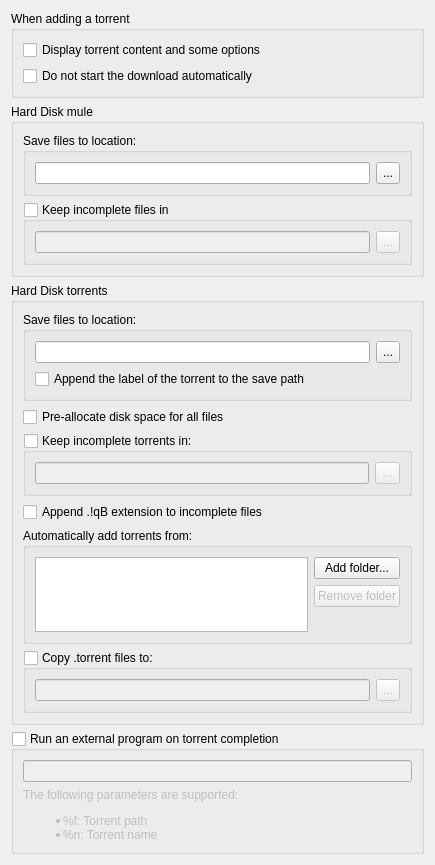
          <widget class="QWidget" name="scrollAreaWidgetContents_2">
           <property name="geometry">
            <rect>
             <x>0</x>
             <y>0</y>
             <width>435</width>
             <height>851</height>
            </rect>
           </property>
           <layout class="QVBoxLayout" name="verticalLayout">
            <item>
             <widget class="QGroupBox" name="torrentAdditionBox">
              <property name="sizePolicy">
               <sizepolicy hsizetype="Expanding" vsizetype="Preferred">
                <horstretch>0</horstretch>
                <verstretch>0</verstretch>
               </sizepolicy>
              </property>
              <property name="title">
               <string>When adding a torrent</string>
              </property>
              <layout class="QGridLayout" name="gridLayout_5">
               <property name="bottomMargin">
                <number>9</number>
               </property>
               <item row="0" column="0" colspan="2">
                <widget class="QCheckBox" name="checkAdditionDialog">
                 <property name="text">
                  <string>Display torrent content and some options</string>
                 </property>
                 <property name="checked">
                  <bool>false</bool>
                 </property>
                </widget>
               </item>
               <item row="1" column="0">
                <widget class="QCheckBox" name="checkStartPaused">
                 <property name="text">
                  <string comment="The torrent will be added to download list in pause state">Do not start the download automatically</string>
                 </property>
                </widget>
               </item>
              </layout>
             </widget>
            </item>
            <item>
             <widget class="QGroupBox" name="torrentAdditionBox_2">
              <property name="sizePolicy">
               <sizepolicy hsizetype="Expanding" vsizetype="Preferred">
                <horstretch>0</horstretch>
                <verstretch>0</verstretch>
               </sizepolicy>
              </property>
              <property name="title">
               <string>Hard Disk mule</string>
              </property>
              <layout class="QVBoxLayout" name="verticalLayout_21">
               <item>
                <widget class="QGroupBox" name="groupBox_13">
                 <property name="title">
                  <string>Save files to location:</string>
                 </property>
                 <layout class="QVBoxLayout" name="verticalLayout_46">
                  <property name="bottomMargin">
                   <number>9</number>
                  </property>
                  <item>
                   <layout class="QHBoxLayout" name="horizontalLayout_20">
                    <item>
                     <widget class="QLineEdit" name="textSavePathMule">
                      <property name="sizePolicy">
                       <sizepolicy hsizetype="Expanding" vsizetype="Fixed">
                        <horstretch>0</horstretch>
                        <verstretch>0</verstretch>
                       </sizepolicy>
                      </property>
                      <property name="text">
                       <string/>
                      </property>
                     </widget>
                    </item>
                    <item>
                     <widget class="QToolButton" name="browseSavePathMule">
                      <property name="enabled">
                       <bool>true</bool>
                      </property>
                      <property name="minimumSize">
                       <size>
                        <width>22</width>
                        <height>22</height>
                       </size>
                      </property>
                      <property name="maximumSize">
                       <size>
                        <width>25</width>
                        <height>27</height>
                       </size>
                      </property>
                      <property name="text">
                       <string notr="true">...</string>
                      </property>
                     </widget>
                    </item>
                   </layout>
                  </item>
                 </layout>
                </widget>
               </item>
               <item>
                <widget class="QGroupBox" name="groupBox_14">
                 <property name="title">
                  <string>Keep incomplete files in</string>
                 </property>
                 <property name="checkable">
                  <bool>true</bool>
                 </property>
                 <property name="checked">
                  <bool>false</bool>
                 </property>
                 <layout class="QVBoxLayout" name="verticalLayout_47">
                  <property name="bottomMargin">
                   <number>9</number>
                  </property>
                  <item>
                   <layout class="QHBoxLayout" name="horizontalLayout_21">
                    <item>
                     <widget class="QLineEdit" name="textTempPathMule">
                      <property name="sizePolicy">
                       <sizepolicy hsizetype="Expanding" vsizetype="Fixed">
                        <horstretch>0</horstretch>
                        <verstretch>0</verstretch>
                       </sizepolicy>
                      </property>
                      <property name="text">
                       <string/>
                      </property>
                     </widget>
                    </item>
                    <item>
                     <widget class="QToolButton" name="browseTempPathMule">
                      <property name="enabled">
                       <bool>false</bool>
                      </property>
                      <property name="minimumSize">
                       <size>
                        <width>22</width>
                        <height>22</height>
                       </size>
                      </property>
                      <property name="maximumSize">
                       <size>
                        <width>25</width>
                        <height>27</height>
                       </size>
                      </property>
                      <property name="text">
                       <string notr="true">...</string>
                      </property>
                     </widget>
                    </item>
                   </layout>
                  </item>
                 </layout>
                </widget>
               </item>
              </layout>
             </widget>
            </item>
            <item>
             <widget class="QGroupBox" name="fileSystemBox">
              <property name="sizePolicy">
               <sizepolicy hsizetype="Expanding" vsizetype="Preferred">
                <horstretch>0</horstretch>
                <verstretch>0</verstretch>
               </sizepolicy>
              </property>
              <property name="title">
               <string>Hard Disk torrents</string>
              </property>
              <layout class="QVBoxLayout" name="verticalLayout_25">
               <property name="bottomMargin">
                <number>9</number>
               </property>
               <item>
                <widget class="QGroupBox" name="groupBox_3">
                 <property name="title">
                  <string>Save files to location:</string>
                 </property>
                 <layout class="QVBoxLayout" name="verticalLayout_26">
                  <property name="bottomMargin">
                   <number>9</number>
                  </property>
                  <item>
                   <layout class="QHBoxLayout" name="horizontalLayout_10">
                    <item>
                     <widget class="QLineEdit" name="textSavePath">
                      <property name="sizePolicy">
                       <sizepolicy hsizetype="Expanding" vsizetype="Fixed">
                        <horstretch>0</horstretch>
                        <verstretch>0</verstretch>
                       </sizepolicy>
                      </property>
                      <property name="text">
                       <string/>
                      </property>
                     </widget>
                    </item>
                    <item>
                     <widget class="QToolButton" name="browseSaveDirButton">
                      <property name="enabled">
                       <bool>true</bool>
                      </property>
                      <property name="minimumSize">
                       <size>
                        <width>22</width>
                        <height>22</height>
                       </size>
                      </property>
                      <property name="maximumSize">
                       <size>
                        <width>25</width>
                        <height>27</height>
                       </size>
                      </property>
                      <property name="text">
                       <string notr="true">...</string>
                      </property>
                     </widget>
                    </item>
                   </layout>
                  </item>
                  <item>
                   <widget class="QCheckBox" name="checkAppendLabel">
                    <property name="text">
                     <string>Append the label of the torrent to the save path</string>
                    </property>
                   </widget>
                  </item>
                 </layout>
                </widget>
               </item>
               <item>
                <widget class="QCheckBox" name="checkPreallocateAll">
                 <property name="text">
                  <string>Pre-allocate disk space for all files</string>
                 </property>
                </widget>
               </item>
               <item>
                <widget class="QGroupBox" name="checkTempFolder">
                 <property name="title">
                  <string>Keep incomplete torrents in:</string>
                 </property>
                 <property name="checkable">
                  <bool>true</bool>
                 </property>
                 <property name="checked">
                  <bool>false</bool>
                 </property>
                 <layout class="QGridLayout" name="gridLayout_3">
                  <property name="bottomMargin">
                   <number>9</number>
                  </property>
                  <item row="0" column="0">
                   <widget class="QLineEdit" name="textTempPath"/>
                  </item>
                  <item row="0" column="1">
                   <widget class="QToolButton" name="browseTempDirButton">
                    <property name="sizePolicy">
                     <sizepolicy hsizetype="Fixed" vsizetype="Fixed">
                      <horstretch>25</horstretch>
                      <verstretch>27</verstretch>
                     </sizepolicy>
                    </property>
                    <property name="minimumSize">
                     <size>
                      <width>22</width>
                      <height>22</height>
                     </size>
                    </property>
                    <property name="maximumSize">
                     <size>
                      <width>25</width>
                      <height>27</height>
                     </size>
                    </property>
                    <property name="text">
                     <string notr="true">...</string>
                    </property>
                   </widget>
                  </item>
                 </layout>
                </widget>
               </item>
               <item>
                <widget class="QCheckBox" name="checkAppendqB">
                 <property name="text">
                  <string>Append .!qB extension to incomplete files</string>
                 </property>
                </widget>
               </item>
               <item>
                <widget class="QGroupBox" name="groupBox_2">
                 <property name="title">
                  <string>Automatically add torrents from:</string>
                 </property>
                 <layout class="QVBoxLayout" name="verticalLayout_38">
                  <property name="bottomMargin">
                   <number>9</number>
                  </property>
                  <item>
                   <layout class="QHBoxLayout" name="horizontalLayout_16">
                    <item>
                     <widget class="QTableView" name="scanFoldersView">
                      <property name="sizePolicy">
                       <sizepolicy hsizetype="Expanding" vsizetype="Expanding">
                        <horstretch>0</horstretch>
                        <verstretch>1</verstretch>
                       </sizepolicy>
                      </property>
                      <property name="minimumSize">
                       <size>
                        <width>250</width>
                        <height>75</height>
                       </size>
                      </property>
                      <property name="selectionMode">
                       <enum>QAbstractItemView::SingleSelection</enum>
                      </property>
                      <property name="selectionBehavior">
                       <enum>QAbstractItemView::SelectRows</enum>
                      </property>
                      <property name="showGrid">
                       <bool>false</bool>
                      </property>
                      <property name="sortingEnabled">
                       <bool>true</bool>
                      </property>
                      <attribute name="horizontalHeaderDefaultSectionSize">
                       <number>80</number>
                      </attribute>
                      <attribute name="horizontalHeaderShowSortIndicator" stdset="0">
                       <bool>false</bool>
                      </attribute>
                      <attribute name="horizontalHeaderStretchLastSection">
                       <bool>true</bool>
                      </attribute>
                      <attribute name="verticalHeaderVisible">
                       <bool>false</bool>
                      </attribute>
                     </widget>
                    </item>
                    <item>
                     <layout class="QVBoxLayout" name="verticalLayout_37">
                      <item>
                       <widget class="QPushButton" name="addScanFolderButton">
                        <property name="text">
                         <string>Add folder...</string>
                        </property>
                       </widget>
                      </item>
                      <item>
                       <widget class="QPushButton" name="removeScanFolderButton">
                        <property name="enabled">
                         <bool>false</bool>
                        </property>
                        <property name="text">
                         <string>Remove folder</string>
                        </property>
                       </widget>
                      </item>
                      <item>
                       <spacer name="verticalSpacer_6">
                        <property name="orientation">
                         <enum>Qt::Vertical</enum>
                        </property>
                        <property name="sizeHint" stdset="0">
                         <size>
                          <width>20</width>
                          <height>40</height>
                         </size>
                        </property>
                       </spacer>
                      </item>
                     </layout>
                    </item>
                   </layout>
                  </item>
                 </layout>
                </widget>
               </item>
               <item>
                <widget class="QGroupBox" name="checkExportDir">
                 <property name="sizePolicy">
                  <sizepolicy hsizetype="Preferred" vsizetype="Preferred">
                   <horstretch>0</horstretch>
                   <verstretch>0</verstretch>
                  </sizepolicy>
                 </property>
                 <property name="title">
                  <string>Copy .torrent files to:</string>
                 </property>
                 <property name="checkable">
                  <bool>true</bool>
                 </property>
                 <property name="checked">
                  <bool>false</bool>
                 </property>
                 <layout class="QGridLayout" name="gridLayout_4">
                  <property name="bottomMargin">
                   <number>9</number>
                  </property>
                  <item row="0" column="0">
                   <widget class="QLineEdit" name="textExportDir"/>
                  </item>
                  <item row="0" column="1">
                   <widget class="QToolButton" name="browseExportDirButton">
                    <property name="minimumSize">
                     <size>
                      <width>22</width>
                      <height>22</height>
                     </size>
                    </property>
                    <property name="maximumSize">
                     <size>
                      <width>25</width>
                      <height>27</height>
                     </size>
                    </property>
                    <property name="text">
                     <string notr="true">...</string>
                    </property>
                   </widget>
                  </item>
                 </layout>
                </widget>
               </item>
              </layout>
             </widget>
            </item>
            <item>
             <spacer name="verticalSpacer_5">
              <property name="orientation">
               <enum>Qt::Vertical</enum>
              </property>
              <property name="sizeHint" stdset="0">
               <size>
                <width>20</width>
                <height>40</height>
               </size>
              </property>
             </spacer>
            </item>
            <item>
             <widget class="QGroupBox" name="autoRunBox">
              <property name="title">
               <string>Run an external program on torrent completion</string>
              </property>
              <property name="checkable">
               <bool>true</bool>
              </property>
              <property name="checked">
               <bool>false</bool>
              </property>
              <layout class="QVBoxLayout" name="verticalLayout_19">
               <item>
                <widget class="QLineEdit" name="autoRun_txt"/>
               </item>
               <item>
                <widget class="QLabel" name="label_4">
                 <property name="text">
                  <string>The following parameters are supported:
&lt;ul&gt;
&lt;li&gt;%f: Torrent path&lt;/li&gt;
&lt;li&gt;%n: Torrent name&lt;/li&gt;
&lt;/ul&gt;</string>
                 </property>
                 <property name="textFormat">
                  <enum>Qt::RichText</enum>
                 </property>
                </widget>
               </item>
              </layout>
             </widget>
            </item>
           </layout>
          </widget>
